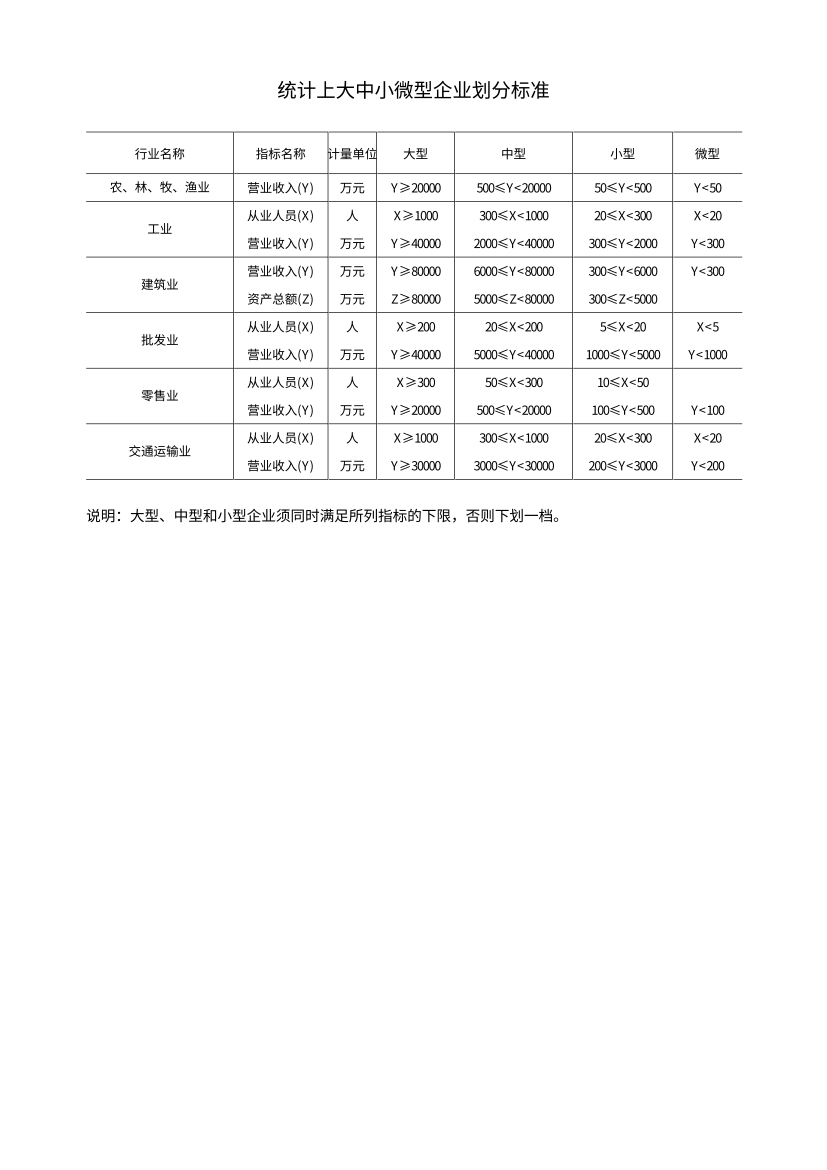

This figure's Python source:
"""生成测试夹具 open-table.pdf：左右两边不画竖线的统计表（只有内部竖线，横线左右伸到表格边上）。
第一列"行业名称"两行合并、最后一列"微型"有空格子。以前表格只按竖线算宽：最左、最右两列落在表格外，
被另一种表格识别成一张两列的表，中间各列成了另一张表排到后面，一页变两页。"""
import sys
from reportlab.pdfgen import canvas
from reportlab.pdfbase import pdfmetrics
from reportlab.pdfbase.cidfonts import UnicodeCIDFont

out = sys.argv[1] if len(sys.argv) > 1 else "open-table.pdf"
pdfmetrics.registerFont(UnicodeCIDFont("STSong-Light"))
W, H = 595, 842
c = canvas.Canvas(out, pagesize=(W, H))
F = "STSong-Light"

c.setFont(F, 14)
c.drawCentredString(W / 2, H - 70, "统计上大中小微型企业划分标准")

cols = [62, 168, 236, 271, 327, 412, 484, 534]  # 表格左右边界 62 / 534 处没有竖线
heads = ["行业名称", "指标名称", "计量单位", "大型", "中型", "小型", "微型"]
inds = [
    ("农、林、牧、渔业", [("营业收入(Y)", "万元", "Y≥20000", "500≤Y<20000", "50≤Y<500", "Y<50")]),
    ("工业", [("从业人员(X)", "人", "X≥1000", "300≤X<1000", "20≤X<300", "X<20"), ("营业收入(Y)", "万元", "Y≥40000", "2000≤Y<40000", "300≤Y<2000", "Y<300")]),
    ("建筑业", [("营业收入(Y)", "万元", "Y≥80000", "6000≤Y<80000", "300≤Y<6000", "Y<300"), ("资产总额(Z)", "万元", "Z≥80000", "5000≤Z<80000", "300≤Z<5000", "")]),
    ("批发业", [("从业人员(X)", "人", "X≥200", "20≤X<200", "5≤X<20", "X<5"), ("营业收入(Y)", "万元", "Y≥40000", "5000≤Y<40000", "1000≤Y<5000", "Y<1000")]),
    ("零售业", [("从业人员(X)", "人", "X≥300", "50≤X<300", "10≤X<50", ""), ("营业收入(Y)", "万元", "Y≥20000", "500≤Y<20000", "100≤Y<500", "Y<100")]),
    ("交通运输业", [("从业人员(X)", "人", "X≥1000", "300≤X<1000", "20≤X<300", "X<20"), ("营业收入(Y)", "万元", "Y≥30000", "3000≤Y<30000", "200≤Y<3000", "Y<200")]),
]
row_h = 20
top = H - 95
c.setLineWidth(0.48)
y = top
hlines = [y]
y -= 30
hlines.append(y)
rows = []
for name, rs in inds:
    start = y
    for r in rs:
        rows.append((y, r))
        y -= row_h
    rows_name = (start, y, name)
    rows.append(("name", rows_name))
    hlines.append(y)
bottom = y
# 横线：按列分段画，左右伸到表格边上
for yy in hlines:
    for k in range(len(cols) - 1):
        c.line(cols[k] + (0.5 if k else 0), yy, cols[k + 1], yy)
# 竖线：只有内部的
for x in cols[1:-1]:
    c.line(x, top, x, bottom)
c.setFont(F, 9)
for k, h in enumerate(heads):
    c.drawCentredString((cols[k] + cols[k + 1]) / 2, top - 19, h)
for it in rows:
    if it[0] == "name":
        s, e, name = it[1]
        c.drawCentredString((cols[0] + cols[1]) / 2, (s + e) / 2 - 3, name)
        continue
    yy, r = it
    for k, v in enumerate(r):
        if v:
            c.drawCentredString((cols[k + 1] + cols[k + 2]) / 2, yy - 13.5, v)
c.setFont(F, 10.5)
c.drawString(62, bottom - 30, "说明：大型、中型和小型企业须同时满足所列指标的下限，否则下划一档。")
c.showPage()
c.save()
